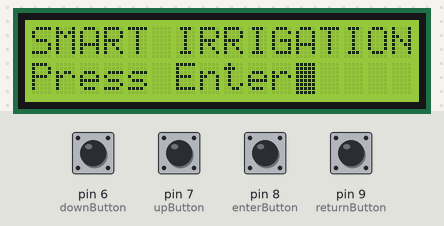
Bench run of a sketch on a simulated Arduino Uno, built with avr-gcc and run on an emulated ATmega328P. On the bench: 16×2 character LCD. Inputs (shaded band) come from the test bench; at power-on: pin 6 (downButton), pin 7 (upButton), pin 8 (enterButton), pin 9 (returnButton) HIGH.

Above: at 1.2 s.
1.3 s: pin 8 (enterButton) pulled LOW for 0.15 s
At 2.4 s:
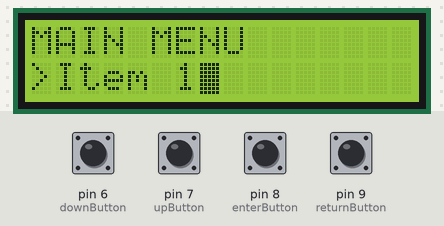
2.9 s: pin 8 (enterButton) pulled LOW for 1 s
At 5.0 s:
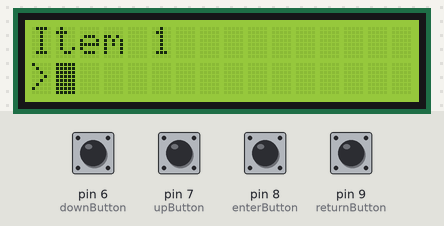
5.4 s: pin 6 (downButton) pulled LOW for 0.15 s
At 6.0 s:
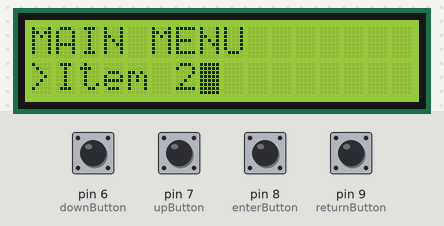
7.0 s: pin 6 (downButton) pulled LOW for 1 s
At 8.4 s:
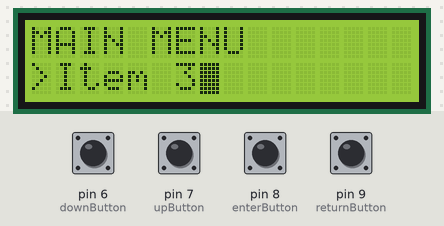
Timing chart, 0 to 10.0 s (numbered marks = the images above; inputs shaded):
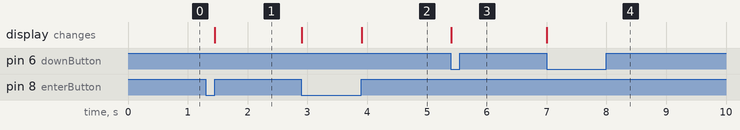

The sketch:

WEEK_2.ino
```cpp
/*
  The circuit:
  * LCD RS pin to digital pin 12
  * LCD Enable pin to digital pin 11
  * LCD D4 pin to digital pin 5
  * LCD D5 pin to digital pin 4
  * LCD D6 pin to digital pin 3
  * LCD D7 pin to digital pin 2
  * LCD R/W pin to ground
  * LCD VSS pin to ground
  * LCD VCC pin to 5V
  * 10K resistor:
  * ends to +5V and ground
  * wiper to LCD VO pin (pin 3)
  * enter button input to pin 8
  * return button input to pin 9
  * up button input to pin 7
  * down button input to pin 6
*/

#include <LiquidCrystal.h>

LiquidCrystal lcd(12, 11, 5, 4, 3, 2); // initialize the library with the numbers of the interface pins

const int enterButton = 8; // the pin for button 1
const int returnButton = 9; // the pin for button 2
const int upButton = 7; // the pin for button 1
const int downButton = 6; // the pin for button 2


void setup() {
  lcd.begin(16, 2); // set up the LCD's number of columns and rows
  pinMode(enterButton,INPUT_PULLUP);
  pinMode(returnButton,INPUT_PULLUP);
  pinMode(upButton,INPUT_PULLUP);
  pinMode(downButton,INPUT_PULLUP);
}

void loop() {
  homeScreen();

}

void homeScreen(){
    // set the cursor to column 0, line 1
  lcd.setCursor(0, 0);
  // print the home screen
  lcd.print("SMART IRRIGATION");

  // set the cursor to column 1, line 1
  lcd.setCursor(0, 1);
  // print prompt
  lcd.print("Press Enter");
  lcd.blink(); // turn on the blinking cursor
  delay(100);

  // wait for enter button press
  if (!digitalRead(enterButton)) {
    delay(100);
    while (!digitalRead(enterButton));
    // proceed to navigation menu
    navigationMenu();
  }
}
void navigationMenu(){
    lcd.blink();
  int selectedItem = 0;  // current menu item
  const int numItems = 4;  // number of menu items
  const char* menuItems[] = {"Item 1", "Item 2", "Item 3", "Item 4"};  // menu items

  // initialize LCD
  lcd.clear();

  // display initial menu item
  lcd.setCursor(0, 0);
  lcd.print("MAIN MENU");
  lcd.setCursor(0, 1);
  lcd.print(">");  // highlight selected item
  lcd.print(menuItems[selectedItem]);

  while (true) {
    if (!digitalRead(downButton)) {
      // DOWN button is pressed, select next menu item
      selectedItem = (selectedItem + 1) % numItems;
      lcd.clear();
      lcd.setCursor(0, 0);
      lcd.print("MAIN MENU");
      lcd.setCursor(0, 1);
      lcd.print(">");  // highlight selected item
      lcd.print(menuItems[selectedItem]);
      delay(100);  // debounce the button
      while (!digitalRead(downButton));  // wait for button release
    }
    if (!digitalRead(upButton)) {
      // UP button is pressed, select previous menu item
      selectedItem = (selectedItem + numItems - 1) % numItems;
      lcd.clear();
      lcd.setCursor(0, 0);
      lcd.print("MAIN MENU");
      lcd.setCursor(0, 1);
      lcd.print(">");  // highlight selected item
      lcd.print(menuItems[selectedItem]);
      delay(100);  // debounce the button
      while (!digitalRead(upButton));  // wait for button release
    }
    if (!digitalRead(enterButton)) {
      // ENTER button is pressed, execute selected menu item
      lcd.clear();
      lcd.setCursor(0, 0);
      lcd.print("Executing...");
      lcd.setCursor(0, 1);
      lcd.print(menuItems[selectedItem]);
      delay(1000);  // simulate execution delay
      lcd.clear();
      lcd.setCursor(0, 0);
      lcd.print(menuItems[selectedItem]);
      lcd.setCursor(0, 1);
      lcd.print(">");
    }
    if (!digitalRead(returnButton)) {
      // RETURN button is pressed, return to home screen or main menu
      if (selectedItem == 0) {
        // on main menu, return to home screen
        lcd.clear();
        homeScreen();
        return;
      } else {
        // on item in menu, return to main menu
        selectedItem = 0;
        lcd.clear();
        lcd.setCursor(0, 0);
        lcd.print("MAIN MENU");
        lcd.setCursor(0, 1);
        lcd.print(">");  // highlight selected item
        lcd.print(menuItems[selectedItem]);
        delay(100);  // debounce the button
        while (!digitalRead(returnButton));  // wait for button release
      }
    }
  }

}
```

Measured:
- after the input at 1.3 s, the display: changes after 0.15 s (image 1)
- after the input at 2.9 s, the display: first changes at once (image 2 shows a later state)
- after the input at 5.4 s, the display: changes at once (image 3)
- after the input at 7.0 s, the display: changes at once (image 4)
